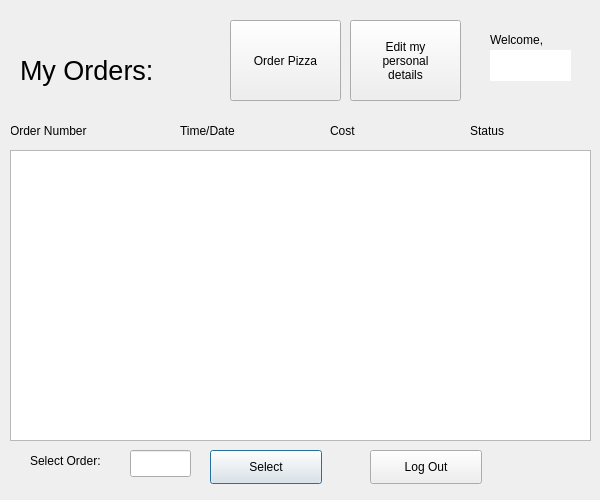
<?xml version="1.0" encoding="UTF-8"?>
<ui version="4.0">
 <class>Dialog</class>
 <widget class="QDialog" name="Dialog">
  <property name="geometry">
   <rect>
    <x>0</x>
    <y>0</y>
    <width>600</width>
    <height>500</height>
   </rect>
  </property>
  <property name="minimumSize">
   <size>
    <width>600</width>
    <height>500</height>
   </size>
  </property>
  <property name="maximumSize">
   <size>
    <width>600</width>
    <height>500</height>
   </size>
  </property>
  <property name="windowTitle">
   <string>Welcome</string>
  </property>
  <property name="windowIcon">
   <iconset>
    <normaloff>PizzaIcon.png</normaloff>PizzaIcon.png</iconset>
  </property>
  <property name="styleSheet">
   <string notr="true"/>
  </property>
  <widget class="QLabel" name="label">
   <property name="geometry">
    <rect>
     <x>20</x>
     <y>20</y>
     <width>411</width>
     <height>101</height>
    </rect>
   </property>
   <property name="font">
    <font>
     <pointsize>20</pointsize>
    </font>
   </property>
   <property name="text">
    <string>My Orders:</string>
   </property>
  </widget>
  <widget class="QLabel" name="label_2">
   <property name="geometry">
    <rect>
     <x>30</x>
     <y>450</y>
     <width>111</width>
     <height>21</height>
    </rect>
   </property>
   <property name="text">
    <string>Select Order:</string>
   </property>
  </widget>
  <widget class="QPushButton" name="selectbutton">
   <property name="geometry">
    <rect>
     <x>210</x>
     <y>450</y>
     <width>112</width>
     <height>34</height>
    </rect>
   </property>
   <property name="text">
    <string>Select</string>
   </property>
  </widget>
  <widget class="QPushButton" name="backbutton">
   <property name="geometry">
    <rect>
     <x>370</x>
     <y>450</y>
     <width>112</width>
     <height>34</height>
    </rect>
   </property>
   <property name="text">
    <string>Log Out</string>
   </property>
  </widget>
  <widget class="QLineEdit" name="chooseorder">
   <property name="geometry">
    <rect>
     <x>130</x>
     <y>450</y>
     <width>61</width>
     <height>27</height>
    </rect>
   </property>
  </widget>
  <widget class="QPushButton" name="orderpizza">
   <property name="geometry">
    <rect>
     <x>230</x>
     <y>20</y>
     <width>111</width>
     <height>81</height>
    </rect>
   </property>
   <property name="text">
    <string>Order Pizza</string>
   </property>
  </widget>
  <widget class="QPushButton" name="personaldetails">
   <property name="geometry">
    <rect>
     <x>350</x>
     <y>20</y>
     <width>111</width>
     <height>81</height>
    </rect>
   </property>
   <property name="font">
    <font>
     <weight>50</weight>
     <bold>false</bold>
     <kerning>false</kerning>
    </font>
   </property>
   <property name="autoFillBackground">
    <bool>false</bool>
   </property>
   <property name="text">
    <string>Edit my 
personal
details</string>
   </property>
   <property name="autoRepeat">
    <bool>false</bool>
   </property>
   <property name="autoExclusive">
    <bool>false</bool>
   </property>
  </widget>
  <widget class="QLabel" name="label_8">
   <property name="geometry">
    <rect>
     <x>490</x>
     <y>30</y>
     <width>68</width>
     <height>19</height>
    </rect>
   </property>
   <property name="text">
    <string>Welcome,</string>
   </property>
  </widget>
  <widget class="QTextBrowser" name="NameBox">
   <property name="enabled">
    <bool>true</bool>
   </property>
   <property name="geometry">
    <rect>
     <x>490</x>
     <y>50</y>
     <width>81</width>
     <height>31</height>
    </rect>
   </property>
   <property name="font">
    <font>
     <stylestrategy>PreferDefault</stylestrategy>
     <kerning>true</kerning>
    </font>
   </property>
   <property name="contextMenuPolicy">
    <enum>Qt::NoContextMenu</enum>
   </property>
   <property name="acceptDrops">
    <bool>true</bool>
   </property>
   <property name="autoFillBackground">
    <bool>false</bool>
   </property>
   <property name="frameShape">
    <enum>QFrame::NoFrame</enum>
   </property>
   <property name="frameShadow">
    <enum>QFrame::Sunken</enum>
   </property>
   <property name="lineWidth">
    <number>0</number>
   </property>
   <property name="overwriteMode">
    <bool>false</bool>
   </property>
  </widget>
  <widget class="QLabel" name="label_3">
   <property name="geometry">
    <rect>
     <x>-10</x>
     <y>130</y>
     <width>31</width>
     <height>321</height>
    </rect>
   </property>
   <property name="autoFillBackground">
    <bool>true</bool>
   </property>
   <property name="text">
    <string/>
   </property>
  </widget>
  <widget class="QLabel" name="label_10">
   <property name="geometry">
    <rect>
     <x>590</x>
     <y>170</y>
     <width>31</width>
     <height>301</height>
    </rect>
   </property>
   <property name="autoFillBackground">
    <bool>true</bool>
   </property>
   <property name="text">
    <string/>
   </property>
  </widget>
  <widget class="QLabel" name="label_17">
   <property name="geometry">
    <rect>
     <x>570</x>
     <y>430</y>
     <width>31</width>
     <height>31</height>
    </rect>
   </property>
   <property name="autoFillBackground">
    <bool>true</bool>
   </property>
   <property name="text">
    <string/>
   </property>
  </widget>
  <widget class="QLabel" name="label_4">
   <property name="geometry">
    <rect>
     <x>10</x>
     <y>120</y>
     <width>111</width>
     <height>21</height>
    </rect>
   </property>
   <property name="text">
    <string>Order Number</string>
   </property>
  </widget>
  <widget class="QLabel" name="label_5">
   <property name="geometry">
    <rect>
     <x>180</x>
     <y>120</y>
     <width>111</width>
     <height>21</height>
    </rect>
   </property>
   <property name="text">
    <string>Time/Date</string>
   </property>
  </widget>
  <widget class="QLabel" name="label_11">
   <property name="geometry">
    <rect>
     <x>-30</x>
     <y>120</y>
     <width>41</width>
     <height>321</height>
    </rect>
   </property>
   <property name="autoFillBackground">
    <bool>true</bool>
   </property>
   <property name="text">
    <string/>
   </property>
  </widget>
  <widget class="QLabel" name="label_7">
   <property name="geometry">
    <rect>
     <x>330</x>
     <y>120</y>
     <width>111</width>
     <height>21</height>
    </rect>
   </property>
   <property name="text">
    <string>Cost</string>
   </property>
  </widget>
  <widget class="QLabel" name="label_12">
   <property name="geometry">
    <rect>
     <x>470</x>
     <y>120</y>
     <width>111</width>
     <height>21</height>
    </rect>
   </property>
   <property name="text">
    <string>Status</string>
   </property>
  </widget>
  <widget class="QTableView" name="tableView">
   <property name="geometry">
    <rect>
     <x>10</x>
     <y>150</y>
     <width>581</width>
     <height>291</height>
    </rect>
   </property>
   <property name="frameShape">
    <enum>QFrame::StyledPanel</enum>
   </property>
   <property name="verticalScrollBarPolicy">
    <enum>Qt::ScrollBarAsNeeded</enum>
   </property>
   <property name="textElideMode">
    <enum>Qt::ElideMiddle</enum>
   </property>
   <property name="showGrid">
    <bool>true</bool>
   </property>
   <property name="gridStyle">
    <enum>Qt::DotLine</enum>
   </property>
   <attribute name="horizontalHeaderVisible">
    <bool>false</bool>
   </attribute>
   <attribute name="horizontalHeaderCascadingSectionResizes">
    <bool>true</bool>
   </attribute>
   <attribute name="horizontalHeaderDefaultSectionSize">
    <number>150</number>
   </attribute>
   <attribute name="horizontalHeaderMinimumSectionSize">
    <number>100</number>
   </attribute>
   <attribute name="horizontalHeaderStretchLastSection">
    <bool>true</bool>
   </attribute>
   <attribute name="verticalHeaderVisible">
    <bool>false</bool>
   </attribute>
   <attribute name="verticalHeaderStretchLastSection">
    <bool>false</bool>
   </attribute>
  </widget>
  <zorder>label</zorder>
  <zorder>orderpizza</zorder>
  <zorder>personaldetails</zorder>
  <zorder>label_8</zorder>
  <zorder>NameBox</zorder>
  <zorder>label_3</zorder>
  <zorder>label_10</zorder>
  <zorder>chooseorder</zorder>
  <zorder>label_2</zorder>
  <zorder>selectbutton</zorder>
  <zorder>backbutton</zorder>
  <zorder>label_17</zorder>
  <zorder>label_4</zorder>
  <zorder>label_5</zorder>
  <zorder>label_11</zorder>
  <zorder>label_7</zorder>
  <zorder>label_12</zorder>
  <zorder>tableView</zorder>
 </widget>
 <tabstops>
  <tabstop>chooseorder</tabstop>
  <tabstop>selectbutton</tabstop>
  <tabstop>backbutton</tabstop>
  <tabstop>orderpizza</tabstop>
  <tabstop>personaldetails</tabstop>
  <tabstop>NameBox</tabstop>
  <tabstop>tableView</tabstop>
 </tabstops>
 <resources/>
 <connections/>
</ui>
